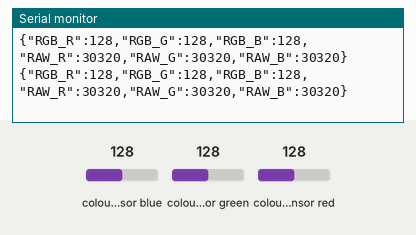
The sketch below on a simulated Arduino Uno, built with avr-gcc and run on an emulated ATmega328P. Shown: the last lines printed to the serial monitor. The test bench sets the inputs (shaded band); at power-on: colour sensor blue 128, colour sensor green 128, colour sensor red 128.

Above: at 1.2 s.
1.3 s: colour sensor blue set to 5
At 2.1 s:
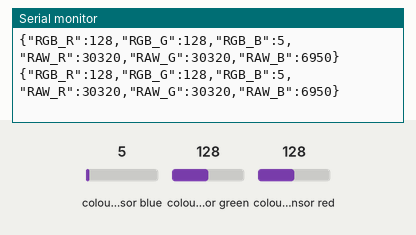
4.3 s: colour sensor blue set to 64
At 5.0 s:
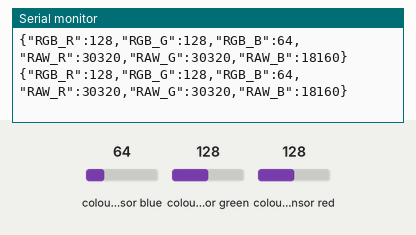
7.3 s: colour sensor blue set to 128
At 8.1 s:
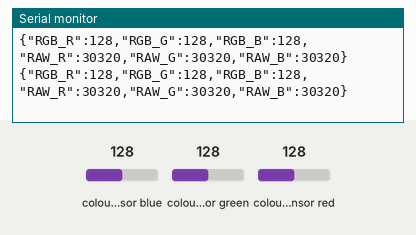
10.3 s: colour sensor green set to 5
At 10.9 s:
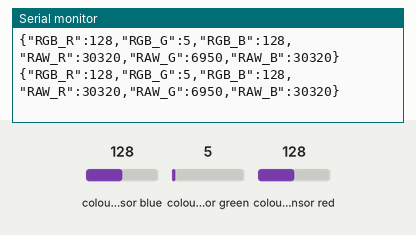
13.3 s: colour sensor green set to 128
At 14.2 s:
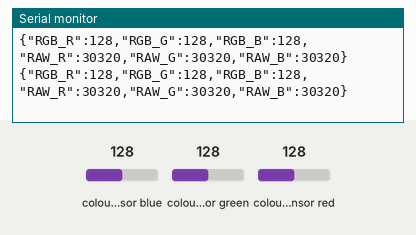
16.3 s: colour sensor red set to 5
At 16.9 s:
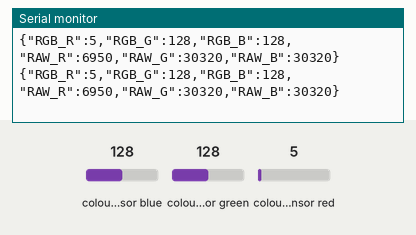
Timing chart, 0 to 19.3 s (numbered marks = the images above; inputs shaded):
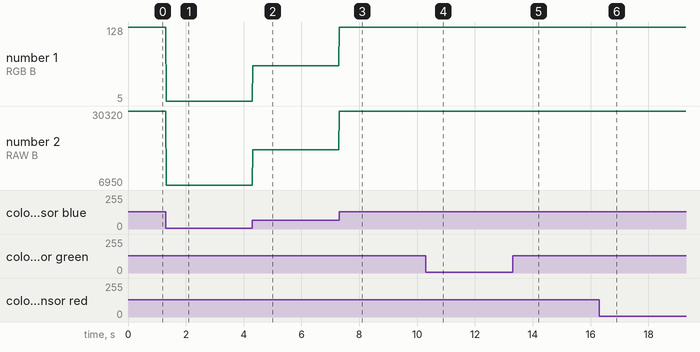

The sketch:

Color_Sensor_TCS230_arduino.ino
```cpp
// TCS230 sensor reading example
//
// This is just to show basic functionality without calibration.
// Utilises the non-blocking version of the reading function.
// Output uses the Serial console.
//Copy MD_TCS230 and FreqOne to arduino-1.0.5/libraries

#include <MD_TCS230.h>
#include <FreqCount.h>

//calibration data
//sensorData sdBlack = { 7770, 6720, 8840 };
//sensorData sdBlack = { 10100, 10750, 18000 };
//sensorData sdWhite = { 111390, 120740, 184490 };

sensorData sdBlack = { 6200, 6130, 10130 };
sensorData sdWhite = { 111390, 120740, 184490 };


sensorData rawData;
//sensorData sdBlack = { 9190, 9240, 14670 };
//sensorData sdWhite = { 239590, 258070, 372860 };

//sensorData sdWhite = { 0, 0, 0 };

// Pin conections
// pin 1 VCC  Green     5V
// pin 2 OUT Blue   pin 5
// pin 3 S2 Purple  pin 6
// pin 4 S3 Grey    pin 7

// pin 5 S0 Brown   pin 10
// pin 6 S1 Red     pin 9
// pin 7 OE Orange  pin 8
// pin 8 GND Yellow    GND

// Pin definitions
#define  S0_OUT  10
#define  S1_OUT  9
#define  S2_OUT  6
#define  S3_OUT  7
#define  OE_OUT  8    // LOW = ENABLED

//MD_TCS230	CS(S2_OUT, S3_OUT, OE_OUT);
MD_TCS230 CS(S2_OUT, S3_OUT, S0_OUT, S1_OUT);
String jsonString;

void setup()
{
  Serial.begin(115200);
//  Serial.println("[TCS230 Simple NON_BLOCKING Example]");
//  Serial.println("\nMove the sensor to different color to see the RGB value");
//  Serial.println("Note: These values are being read in without sensor calibration");
//  Serial.println("and are likely to be far from reality");

  CS.begin();
}

void readSensor()
{
  static  bool  waiting;

  if (!waiting)
  {
    CS.read();
    waiting = true;
  }
  else
  {
    if (CS.available())
    {
      colorData  rgb;
      CS.setWhiteCal(&sdWhite);//teste
      CS.setDarkCal(&sdBlack);//teste
      CS.getRGB(&rgb);
      CS.getRaw(&rawData);

      jsonString = "{\"RGB_R\":";
      jsonString += rgb.value[TCS230_RGB_R];
      jsonString +=",\"RGB_G\":";
      jsonString += rgb.value[TCS230_RGB_G];
      jsonString +=",\"RGB_B\":";
      jsonString += rgb.value[TCS230_RGB_B];
      jsonString +=",\"RAW_R\":";
      jsonString += rawData.value[0];
      jsonString +=",\"RAW_G\":";
      jsonString += rawData.value[1];
      jsonString +=",\"RAW_B\":";
      jsonString += rawData.value[2];


      jsonString +="}";
      Serial.println(jsonString);

      //Serial.print(");
 /*     Serial.print(rgb.value[TCS230_RGB_R]);
      Serial.print(",");
      Serial.print(rgb.value[TCS230_RGB_G]);
      Serial.print(",");
      Serial.print(rgb.value[TCS230_RGB_B]);
      Serial.print(",");
      Serial.print(rawData.value[0]);
      Serial.print(",");
      Serial.print(rawData.value[1]);
      Serial.print(",");
      Serial.print(rawData.value[2]);
      Serial.print(",");
      Serial.println("*");
*/

      waiting = false;
    }
  }
}


void loop()
{
  readSensor();
}
```

Measured:
- after the input at 1.3 s, the serial monitor: prints a new line at once (image 1)
- after the input at 4.3 s, the serial monitor: prints a new line at once (image 2)
- after the input at 7.3 s, the serial monitor: prints a new line at once (image 3)
- after the input at 10.3 s, the serial monitor: prints a new line at once (image 4)
- after the input at 13.3 s, the serial monitor: prints a new line at once (image 5)
- after the input at 16.3 s, the serial monitor: prints a new line at once (image 6)
- plotted number 1: 128 → 5 after the input at 1.3 s, 5 → 64 after the input at 4.3 s
- plotted number 2: 30320 → 6950 after the input at 1.3 s, 6950 → 18160 after the input at 4.3 s
